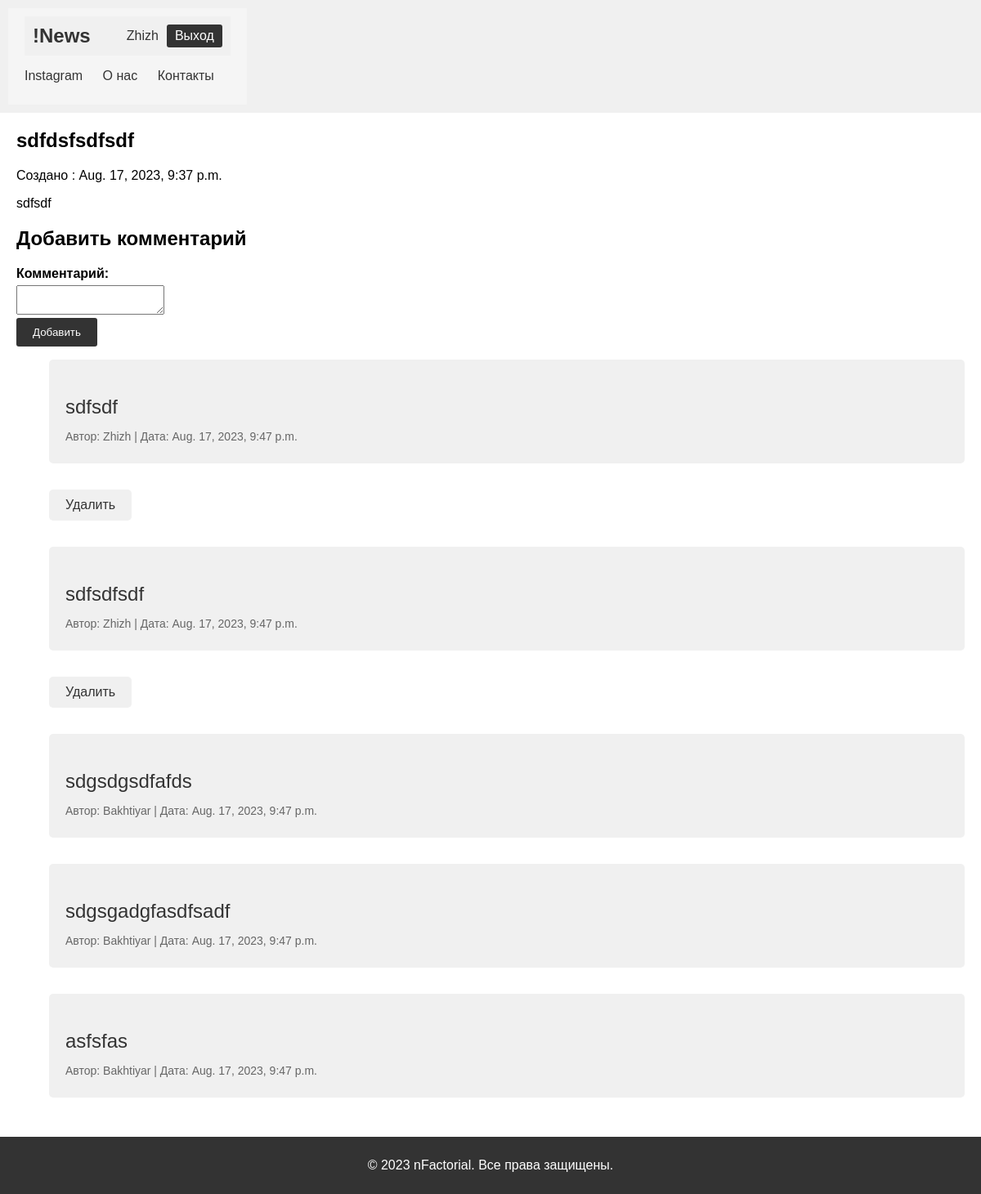
Screenshot of /news/6/ (signed in) with the database file from the repository.
### news/models.py (models this page shows, shortened)
class News(models.Model):
    author = models.ForeignKey(User, on_delete=models.CASCADE, null=True)
    title = models.TextField(max_length=50)
    content = models.TextField(max_length=200)
    created_at = models.DateTimeField(auto_now_add=True)

class Comments(models.Model):
    author = models.ForeignKey(User, on_delete=models.CASCADE)
    content = models.TextField(max_length=150)
    created_at = models.DateTimeField()
    News = models.ForeignKey(News, on_delete=models.CASCADE)

### news/views.py (the view)
# urls.py: path("<int:news_id>/", views.get_page, name="get_page"),
def get_page(request, news_id):
    news = get_object_or_404(News, pk=news_id)
    user_is_moderator = request.user.groups.filter(name='moderators').exists()
    content = request.POST.get('content')
    if content:
        comment = Comments(author=request.user, content=content, created_at=timezone.now(), News=news)
        comment.save()
    comments = Comments.objects.filter(News=news).order_by("-created_at")
    context = {"news": news, "comments": comments, "user_is_moderator": user_is_moderator}
    return render(request, "news/page.html", context)

### news/templates/news/page.html (shortened to what this page needs)
{% extends "news/base.html" %}
{% block content %}
      <h2>{{ news.title }}</h2>
        <p>Создано : {{ news.created_at }}</p>
        <p>{{ news.content }}</p>
        {% if user.is_authenticated %}
        <h2>Добавить комментарий</h2>
        <form action="{% url 'news:get_page' news.id%}" method="post">
            <label for="content">Комментарий: </label>
            <textarea name="content"></textarea><br>
            <button type="submit">Добавить</button>
        </form>
        <ul>
            <div class="news-list">
                    {% for comment in comments %}
                    <div class="news">
                        <p class="news-title">{{ comment.content }}</p>
                        <p class="news-info">
                            Автор: {{ comment.author }} | Дата: {{ comment.created_at }}
                        </p>
                    </div>
                    <p>
                       {% if user == comment.author or user_is_moderator %}
                        <form action="{% url 'news:delete_comment' comment.id %}" method="post">
                                <button type="submit" class="btn-delete" >Удалить</button>
                        </form>
                        {% endif %}
                    </p>
                    {% endfor %}
            </div>
        </ul>
        {% else %}
        <p style="color: #ff9999; background-color: #f0f0f0;">Комментарий доступно для авторизованных</p>
        {% endif %}
{% endblock %}

### news/templates/news/base.html (shortened to what this page needs)
<!DOCTYPE html>
<html lang="en">
<head>
    {% load static %}
    <link rel="stylesheet" href="{% static 'news/style.css' %}">
</head>
<body>
    <header class="header">
        <nav class="nav">
            <div class="container">
                {% if user.is_authenticated %}
                    <div class="header">
                        <a href="{% url 'news:news' %}" class="logo">!News</a>
                        <div class="user-bar">
                            <span class="username">{{ user.username }}</span>
                            <a href="{% url 'logout' %}" class="btn-logout">Выход</a>
                        </div>
                    </div>
                {% endif %}
                <ul class="menu">
                    <li><a href="https://www.instagram.com/thetwelvepartformulaofbeing/" target="_blank">Instagram</a></li>
                    <li><a href="https://www.nfactorial.school/nfactorial-team" target="_blank">О нас</a></li>
                    <li><a href="https://www.nfactorial.school/" target="_blank">Контакты</a></li>
                </ul>
            </div>
        </nav>
    </header>
    <main class="main">
        <div class="container">
            {% block content %}
            {% endblock %}
        </div>
    </main>
    <footer class="footer">
        <div class="container">
            <p>&copy; 2023 nFactorial. Все права защищены.</p>
        </div>
    </footer>
</body>
</html>

### news/static/news/style.css (style rules this page uses)
body { font-family: Arial, sans-serif; margin: 0; padding: 0; }
.header { background-color: #333; color: white; padding: 10px 0; }
.nav { background-color: #f5f5f5; padding: 10px 0; }
.container { max-width: 1200px; margin: 0 auto; padding: 0 20px; }
.logo { font-size: 24px; color: #333; text-decoration: none; font-weight: bold; }
.menu { list-style-type: none; padding: 0; }
.menu li { display: inline; margin-right: 20px; }
.menu a { text-decoration: none; color: #333; }
.footer { background-color: #333; color: white; padding: 10px 0; text-align: center; }
h2 { margin-bottom: 20px; }
form label { display: block; margin-bottom: 5px; font-weight: bold; }
form button { background-color: #333; color: white; padding: 10px 20px; border: none; border-radius: 3px; cursor: pointer; }
.username { color: #333; margin-right: 10px; }
.header { display: flex; justify-content: space-between; align-items: center; background-color: #f0f0f0; padding: 10px; }
.user-bar { display: flex; align-items: center; }
.btn-logout { background-color: #333; color: white; padding: 5px 10px; border-radius: 3px; text-decoration: none; transition: background-color 0.3s ease-in-out; }
.news-list { display: flex; flex-direction: column; }
.news { background-color: #f0f0f0; padding: 20px; border-radius: 5px; }
.news-title { text-decoration: none; color: #333; font-size: 24px; margin-bottom: 10px; }
.news-info { color: #666; font-size: 14px; margin-bottom: 5px; }
.btn-delete { background-color: #f0f0f0; color: #333; border: none; padding: 10px 20px; font-size: 16px; border-radius: 5px; cursor: pointer; transition: background-color 0.3s ease-in-out; }

### rows the page displays
News: title "sdfdsfsdfsdf", created_at "Aug. 17, 2023, 9:37 p.m.", content "sdfsdf"
Comments: content "sdfsdf", author "Zhizh", created_at "Aug. 17, 2023, 9:47 p.m.", shows "Удалить"
Comments: content "sdfsdfsdf", author "Zhizh", created_at "Aug. 17, 2023, 9:47 p.m.", shows "Удалить"
Comments: content "sdgsdgsdfafds", author "Bakhtiyar", created_at "Aug. 17, 2023, 9:47 p.m."
Comments: content "sdgsgadgfasdfsadf", author "Bakhtiyar", created_at "Aug. 17, 2023, 9:47 p.m."
Comments: content "asfsfas", author "Bakhtiyar", created_at "Aug. 17, 2023, 9:47 p.m."

### other values shown
{{ user.username }} "Zhizh"
